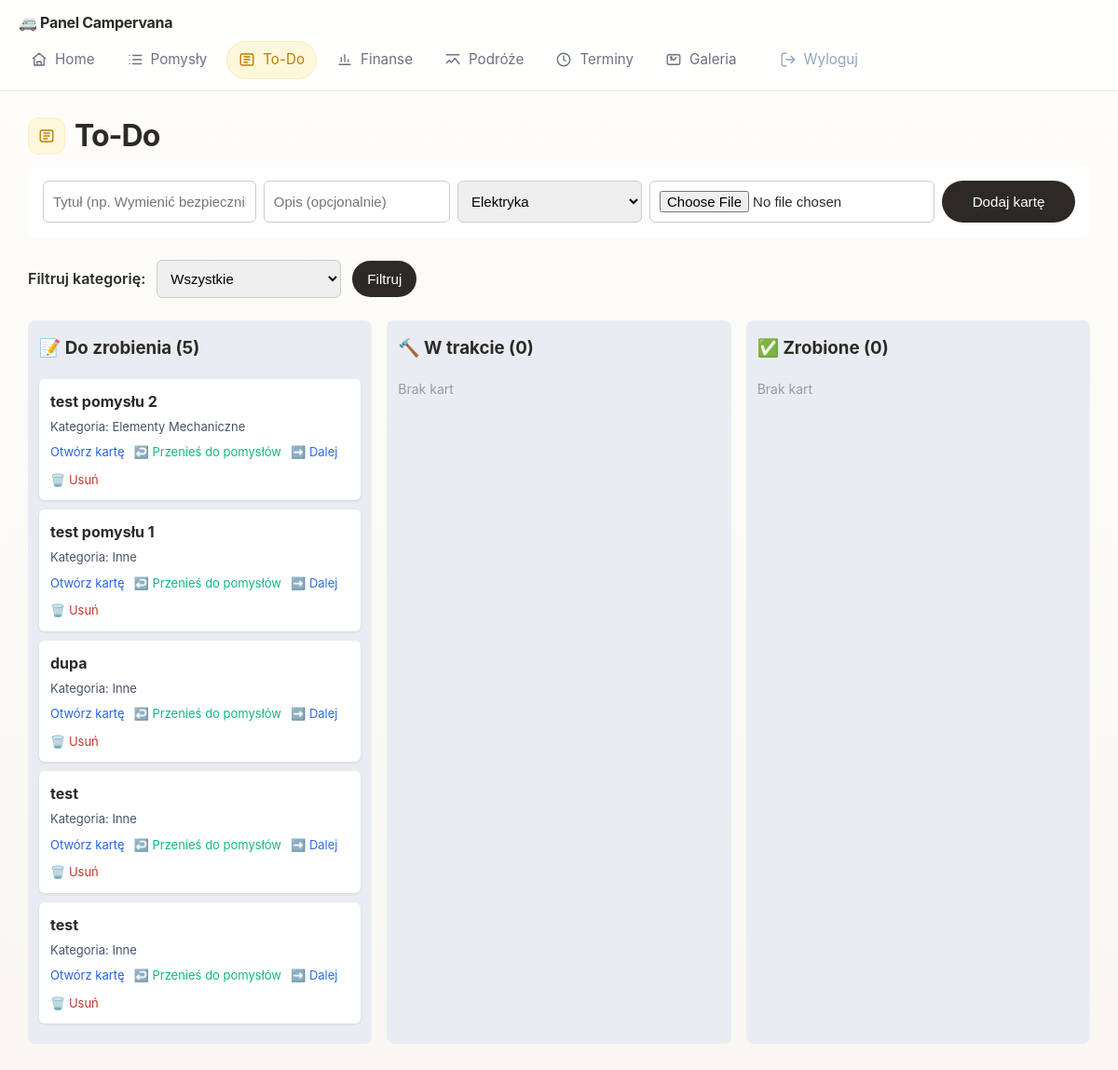
The app's page /issues (signed in), older data.
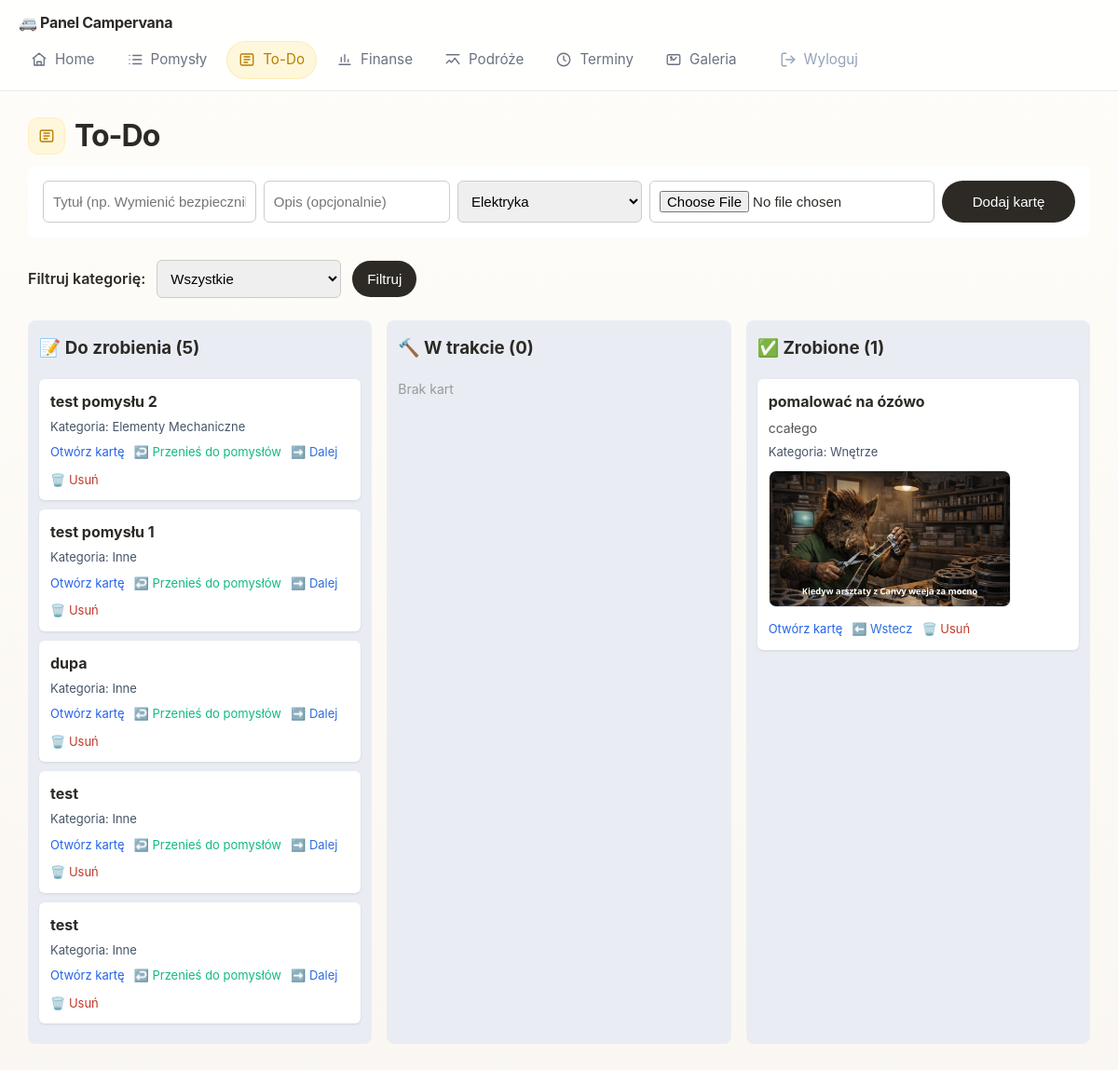
The same page, newer data.
### tables this page shows
CREATE TABLE issues (
            id INTEGER PRIMARY KEY AUTOINCREMENT,
            title TEXT NOT NULL,
            description TEXT DEFAULT '',
            status TEXT NOT NULL DEFAULT 'todo',
            created_at TEXT DEFAULT CURRENT_TIMESTAMP
        , category TEXT NOT NULL DEFAULT 'others', image TEXT NOT NULL DEFAULT '');

### app.py (the view)
@app.route("/issues")
@login_required
def issues():
    category = request.args.get("category")
    if category not in db.ISSUE_CATEGORIES:
        category = None
    all_issues = db.get_all_issues(category=category)
    columns = {
        "todo": [i for i in all_issues if i["status"] == "todo"],
        "doing": [i for i in all_issues if i["status"] == "doing"],
        "done": [i for i in all_issues if i["status"] == "done"],
    }
    return render_template(
        "issues.html",
        columns=columns,
        active_page="issues",
        selected_category=category,
        categories=db.ISSUE_CATEGORIES,
        category_labels=db.ISSUE_CATEGORY_LABELS,
    )

### app.py (called while the page is built)
def login_required(view_func):
    @wraps(view_func)
    def wrapped(*args, **kwargs):
        if not session.get("logged_in"):
            return redirect(url_for("login"))
        return view_func(*args, **kwargs)
    return wrapped

### db.py (called while the page is built)
def get_connection():
    conn = sqlite3.connect(DB_FILE)
    conn.execute("PRAGMA foreign_keys = ON")
    conn.row_factory = sqlite3.Row
    return conn

def get_all_issues(category=None):
    conn = get_connection()
    if category:
        rows = conn.execute(
            "SELECT * FROM issues WHERE category = ? ORDER BY id DESC",
            (category,),
        ).fetchall()
    else:
        rows = conn.execute("SELECT * FROM issues ORDER BY id DESC").fetchall()
    conn.close()
    return rows

### templates/issues.html (shortened to what this page needs)
{% extends "base.html" %}
{% block content %}
    <h1 class="page-title">
        <span class="page-title-icon"><svg width="18" height="18" viewBox="0 0 24 24" fill="none" stroke="currentColor" stroke-width="1.8" stroke-linecap="round" stroke-linejoin="round"><rect x="3" y="4" width="18" height="16" rx="2"></rect><path d="M8 8h8"></path><path d="M8 12h8"></path><path d="M8 16h5"></path></svg></span>
        <span>To-Do</span>
    </h1>
    <form action="/issues/add" method="post" enctype="multipart/form-data" style="display:grid; grid-template-columns: 1.6fr 1.4fr 1fr 1fr 1fr; gap:8px; margin-bottom:24px; background:white; padding:16px; border-radius:8px;">
        <input type="text" name="title" placeholder="Tytuł (np. Wymienić bezpiecznik lodówki)" autofocus
               style="min-width:200px; padding:10px; font-size:15px; border:1px solid #ccc; border-radius:6px;">
        <input type="text" name="description" placeholder="Opis (opcjonalnie)"
               style="min-width:200px; padding:10px; font-size:15px; border:1px solid #ccc; border-radius:6px;">
        <select name="category" style="padding:10px; font-size:15px; border:1px solid #ccc; border-radius:6px;">
            {% for category in categories %}
            <option value="{{ category }}">{{ category_labels[category] }}</option>
            {% endfor %}
        </select>
        <input type="file" name="image" accept="image/*" style="padding:10px; font-size:15px; border:1px solid #ccc; border-radius:6px;">
        <button type="submit" style="min-width:120px;">Dodaj kartę</button>
    </form>
    <form action="/issues" method="get" style="margin-bottom:24px; display:flex; gap:12px; align-items:center;">
        <label for="category-filter" style="font-weight:600;">Filtruj kategorię:</label>
        <select id="category-filter" name="category" style="padding:10px; font-size:15px; border:1px solid #ccc; border-radius:6px;">
            <option value="" {% if not selected_category %}selected{% endif %}>Wszystkie</option>
        </select>
        <button type="submit" class="btn">Filtruj</button>
    </form>
    <div style="display:grid; grid-template-columns: repeat(3, 1fr); gap:16px;">
        {% set column_titles = {'todo': '📝 Do zrobienia', 'doing': '🔨 W trakcie', 'done': '✅ Zrobione'} %}
        {% for status in ['todo', 'doing', 'done'] %}
        <div style="background:#e9edf3; border-radius:8px; padding:12px;">
            <h3 style="margin-top:4px;">{{ column_titles[status] }} ({{ columns[status]|length }})</h3>
            {% for issue in columns[status] %}
            <div style="background:white; border-radius:6px; padding:12px; margin-bottom:10px; box-shadow:0 1px 3px rgba(0,0,0,0.1);">
                <strong>{{ issue.title }}</strong>
                {% if issue.description %}
                <p style="margin:6px 0; font-size:14px; color:#555;">{{ issue.description }}</p>
                {% endif %}
                <p style="margin:6px 0 0; font-size:13px; color:#475569;">Kategoria: {{ category_labels[issue.category] }}</p>
                {% if issue.image %}
                <img src="/static/attachments/{{ issue.image }}" alt="Załącznik" style="width:100%; max-width:260px; margin-top:10px; border-radius:8px; object-fit:cover; border:1px solid #e2e8f0;">
                {% endif %}
                <div style="margin-top:8px; display:flex; gap:10px; flex-wrap:wrap; align-items:center;">
                    <a href="/issues/card/{{ issue.id }}" style="font-size:13px; text-decoration:none; color:#2563eb;">Otwórz kartę</a>
                    {% if status != 'todo' %}
                    <a href="/issues/revert/{{ issue.id }}" style="font-size:13px; text-decoration:none; color:#2d6cdf;">⬅️ Wstecz</a>
                    {% endif %}
                    {% if status == 'todo' %}
                    <a href="/issues/send_back/{{ issue.id }}" style="font-size:13px; text-decoration:none; color:#10b981;">↩️ Przenieś do pomysłów</a>
                    {% endif %}
                    {% if status != 'done' %}
                    <a href="/issues/advance/{{ issue.id }}" style="font-size:13px; text-decoration:none; color:#2d6cdf;">➡️ Dalej</a>
                    {% endif %}
                    <a href="/issues/delete/{{ issue.id }}" onclick="return confirm('Czy na pewno usunąć tę kartę?');" style="font-size:13px; text-decoration:none; color:#c0392b;">🗑️ Usuń</a>
                </div>
            </div>
            {% else %}
            <p style="color:#999; font-size:14px;">Brak kart</p>
            {% endfor %}
        </div>
        {% endfor %}
    </div>
{% endblock %}

### templates/base.html (shortened to what this page needs)
<!DOCTYPE html>
<html lang="pl">
<head>
</head>
<body>
    <nav>
        <span class="brand">🚐 Panel Campervana</span>
        <a href="/" class="{{ 'active' if active_page == 'home' else '' }}">
            <span class="nav-link-icon"><svg width="18" height="18" viewBox="0 0 24 24" fill="none" stroke="currentColor" stroke-width="1.8" stroke-linecap="round" stroke-linejoin="round"><path d="M3 10.5 12 3l9 7.5"></path><path d="M5 10.5V20h14V10.5"></path><path d="M9 20v-5h6v5"></path></svg></span>
            <span>Home</span>
        </a>
        <a href="/todo" class="{{ 'active' if active_page == 'todo' else '' }}">
            <span class="nav-link-icon"><svg width="18" height="18" viewBox="0 0 24 24" fill="none" stroke="currentColor" stroke-width="1.8" stroke-linecap="round" stroke-linejoin="round"><path d="M9 18h12"></path><path d="M9 12h12"></path><path d="M9 6h12"></path><path d="M4 6h.01"></path><path d="M4 12h.01"></path><path d="M4 18h.01"></path></svg></span>
            <span>Pomysły</span>
        </a>
        <a href="/issues" class="{{ 'active' if active_page == 'issues' else '' }}">
            <span class="nav-link-icon"><svg width="18" height="18" viewBox="0 0 24 24" fill="none" stroke="currentColor" stroke-width="1.8" stroke-linecap="round" stroke-linejoin="round"><rect x="3" y="4" width="18" height="16" rx="2"></rect><path d="M8 8h8"></path><path d="M8 12h8"></path><path d="M8 16h5"></path></svg></span>
            <span>To-Do</span>
        </a>
        <a href="/finanse" class="{{ 'active' if active_page == 'finanse' else '' }}">
            <span class="nav-link-icon"><svg width="18" height="18" viewBox="0 0 24 24" fill="none" stroke="currentColor" stroke-width="1.8" stroke-linecap="round" stroke-linejoin="round"><path d="M4 19h16"></path><path d="M7 15V9"></path><path d="M12 15V5"></path><path d="M17 15v-3"></path></svg></span>
            <span>Finanse</span>
        </a>
        <a href="/podroze" class="{{ 'active' if active_page == 'podroze' else '' }}">
            <span class="nav-link-icon"><svg width="18" height="18" viewBox="0 0 24 24" fill="none" stroke="currentColor" stroke-width="1.8" stroke-linecap="round" stroke-linejoin="round"><path d="M3 17l4-4 3 3 5-6 6 8"></path><path d="M3 5h18"></path></svg></span>
            <span>Podróże</span>
        </a>
        <a href="/deadlines" class="{{ 'active' if active_page == 'deadlines' else '' }}">
            <span class="nav-link-icon"><svg width="18" height="18" viewBox="0 0 24 24" fill="none" stroke="currentColor" stroke-width="1.8" stroke-linecap="round" stroke-linejoin="round"><circle cx="12" cy="12" r="9"></circle><path d="M12 7v5l3 2"></path></svg></span>
            <span>Terminy</span>
        </a>
        <a href="/gallery" class="{{ 'active' if active_page == 'gallery' else '' }}">
            <span class="nav-link-icon"><svg width="18" height="18" viewBox="0 0 24 24" fill="none" stroke="currentColor" stroke-width="1.8" stroke-linecap="round" stroke-linejoin="round"><rect x="3" y="5" width="18" height="14" rx="2"></rect><path d="M8 13l2-2 2 2 4-4"></path><circle cx="8.5" cy="9" r="1"></circle></svg></span>
            <span>Galeria</span>
        </a>
        <a href="/logout" style="margin-left: 12px; color: #94a3b8;">
            <span class="nav-link-icon"><svg width="18" height="18" viewBox="0 0 24 24" fill="none" stroke="currentColor" stroke-width="1.8" stroke-linecap="round" stroke-linejoin="round"><path d="M9 21H5a2 2 0 0 1-2-2V5a2 2 0 0 1 2-2h4"></path><path d="m16 17 5-5-5-5"></path><path d="M21 12H9"></path></svg></span>
            <span>Wyloguj</span>
        </a>
    </nav>
    <div class="container">
        {% block content %}{% endblock %}
    </div>
</body>
</html>

### templates/base.html (style rules this page uses)
:root { --bg: #FAF7F2; --surface: #FFFFFF; --surface-muted: #FCFBF8; --text: #2D2A26; --muted: #6B7280; --border: rgba(45, 42, 38, 0.1); --primary: #F4B400; --primary-soft: #FFF7DB; --success: #6BAA75; --danger: #C85A3A; --shadow: 0 16px 40px rgba(45, 42, 38, 0.08); --radius: 16px; }
*, *::before, *::after { box-sizing: border-box; }
body { font-family: Inter, ui-sans-serif, -apple-system, BlinkMacSystemFont, "Segoe UI", sans-serif; margin: 0; background: linear-gradient(180deg, #FFFDF9 0%, var(--bg) 100%); color: var(--text); line-height: 1.5; }
a { color: inherit; text-decoration: none; }
nav { position: sticky; top: 0; z-index: 30; background: rgba(255, 255, 255, 0.8); backdrop-filter: blur(16px); border-bottom: 1px solid var(--border); padding: 12px 20px; display: flex; flex-wrap: wrap; align-items: center; gap: 8px; box-shadow: 0 1px 0 rgba(255,255,255,0.5); }
nav .brand { font-weight: 700; margin-right: auto; letter-spacing: -0.02em; display: inline-flex; align-items: center; gap: 8px; color: var(--text); flex: 1 1 100%; }
nav a { color: var(--muted); font-size: 0.95rem; padding: 8px 12px; border-radius: 999px; border: 1px solid transparent; transition: background 0.2s ease, color 0.2s ease, border-color 0.2s ease; white-space: nowrap; display: inline-flex; align-items: center; gap: 8px; }
nav .nav-link-icon { width: 18px; height: 18px; display: inline-flex; align-items: center; justify-content: center; flex-shrink: 0; }
nav a.active { background: var(--primary-soft); color: #B97D00; border-color: rgba(244, 180, 0, 0.18); }
.container { max-width: 1180px; margin: 0 auto; padding: 24px 20px 48px; }
h1 { margin: 0 0 8px; font-size: 2rem; letter-spacing: -0.03em; }
.page-title { display: inline-flex; align-items: center; gap: 10px; margin-bottom: 8px; }
.page-title-icon { width: 40px; height: 40px; display: inline-flex; align-items: center; justify-content: center; border-radius: 12px; background: var(--primary-soft); color: #B97D00; box-shadow: inset 0 0 0 1px rgba(244, 180, 0, 0.12); flex-shrink: 0; }
.page-title-icon svg { width: 18px; height: 18px; }
button, .btn { padding: 11px 16px; font-size: 0.95rem; border: none; border-radius: 999px; background: var(--text); color: white; cursor: pointer; transition: transform 0.2s ease, background 0.2s ease; }

Row changes from the older to the newer data that the page shows:
added issues: title "pomalować na ózówo", description "ccałego", category "Wnętrze", image (picture), shown under "✅ Zrobione"
Text that changed along with them:
new list line: "✅ Zrobione ( 1 )"
list line gone: "✅ Zrobione ( 0 ) Brak kart"
